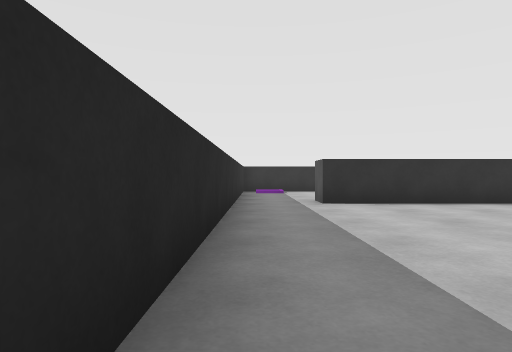
[1] (above)

22 first-person views from a walk through a Unity game level. The camera is 0.62 m above the floor, looks level and sees 75° across. The floor is counted in squares, 1 m on a side. Each view is taken from the middle of a square. On the plan, view 1 faces up. The plan holds only what a view shows up to about 10 squares ahead; the rest is blank. The place goes on beyond the plan. The player character is not drawn. Some surface patterns are stand-ins.

[2]
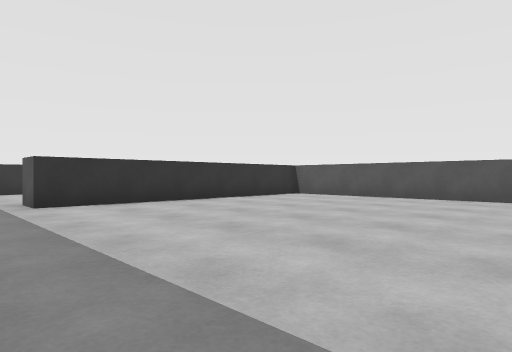

[3]
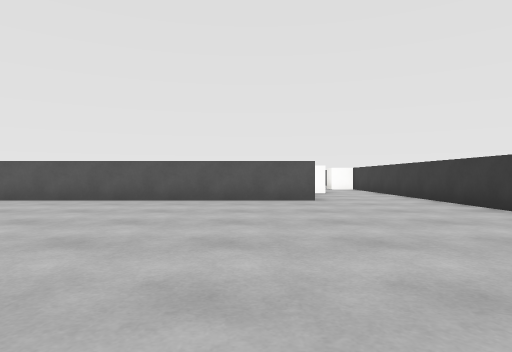

[4]
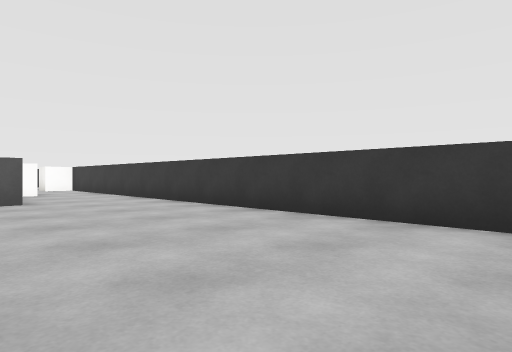

[5]
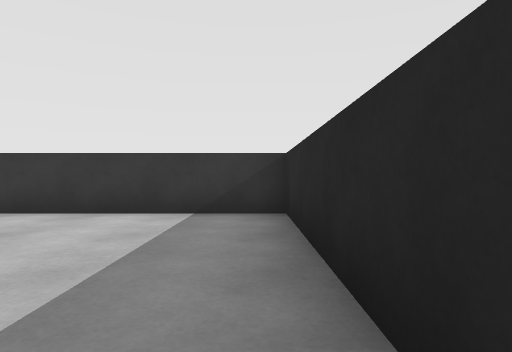

[6]
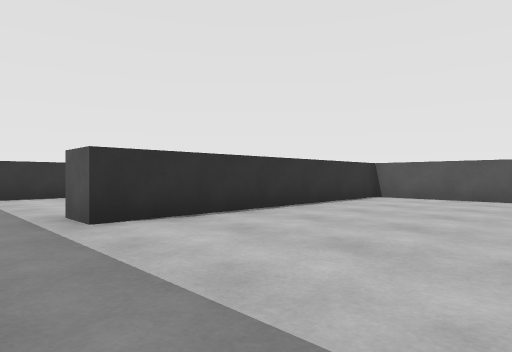

[7]
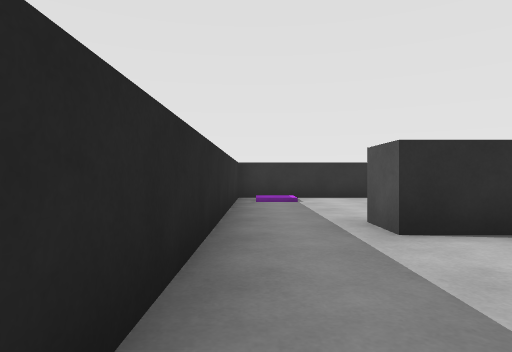

[8]
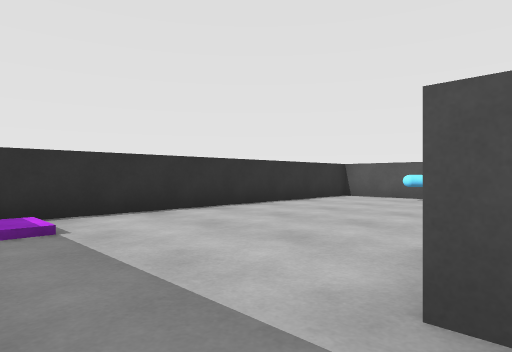

[9]
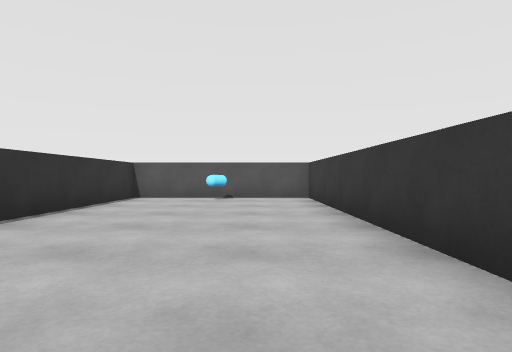

[10]
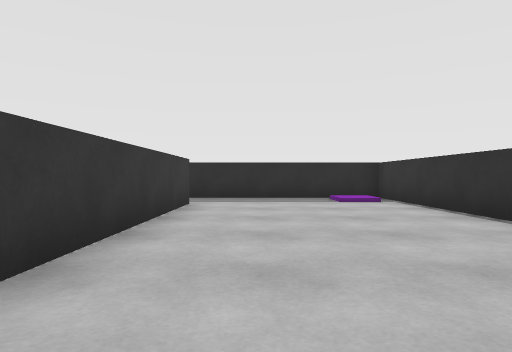

[11]
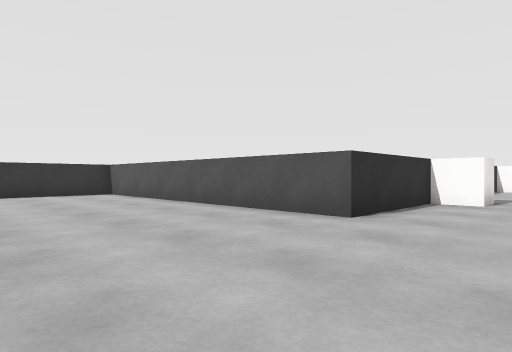

[12]
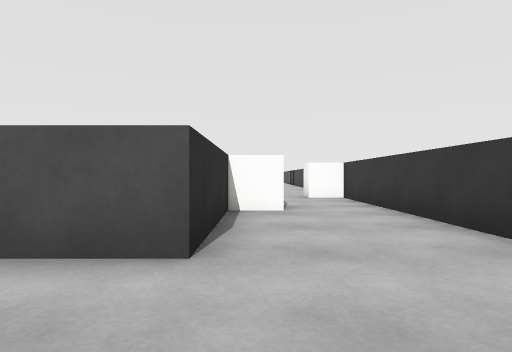

[13]
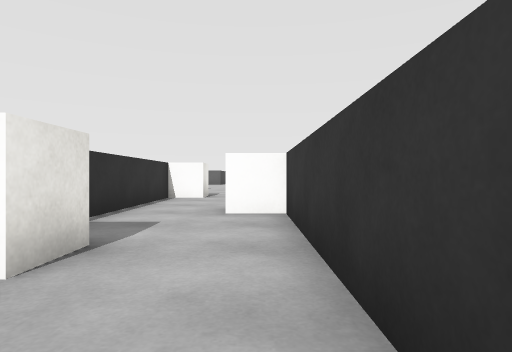

[14]
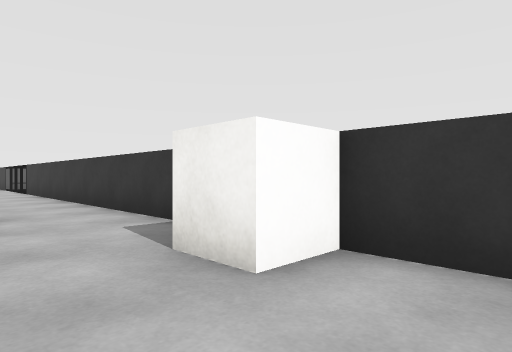

[15]
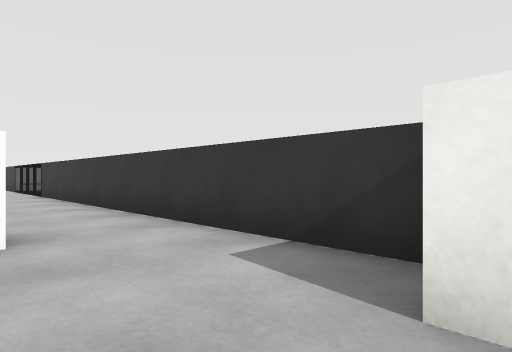

[16]
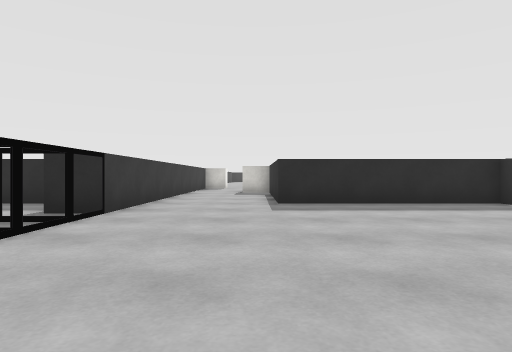

[17]
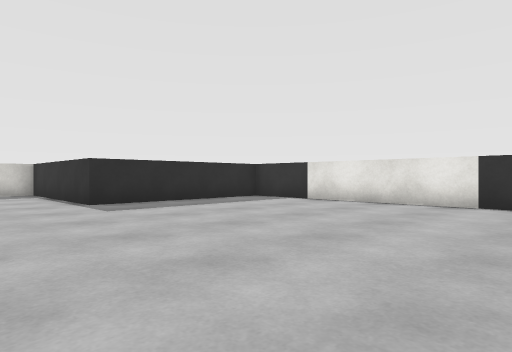

[18]
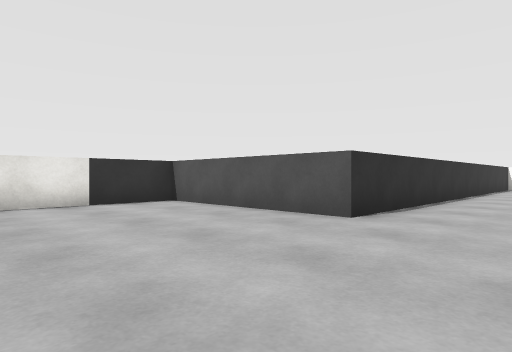

[19]
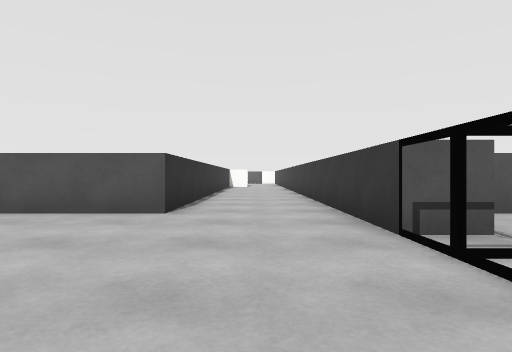

[20]
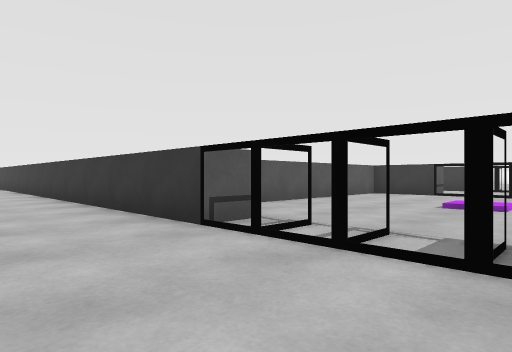

[21]
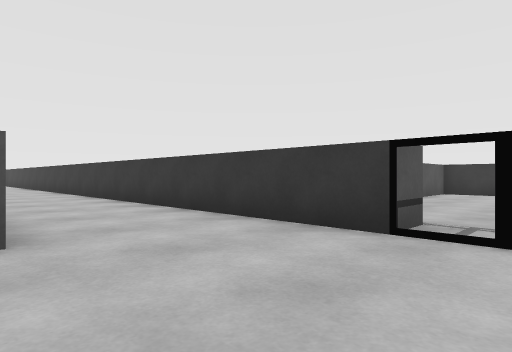

[22]
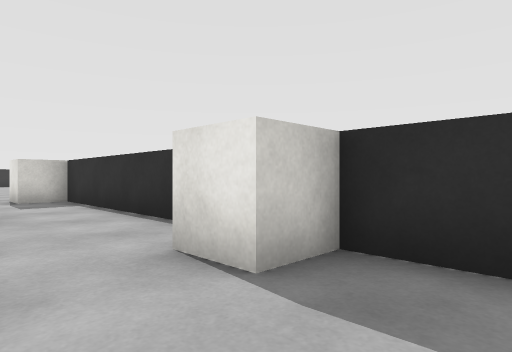

### Floor plan
Ten units are one square. View 1 is at (0, 0); x grows to the right and y downward. Boxes are objects, and circles mark ways between rooms. Rooms are numbered by the first view taken in them; rooms with no view inside come last. Other rooms are left out.
<svg viewBox="-10 -140 430 201">
<path fill="none" stroke="#000" d="M95 15 95 -75 15 -75 15 -85M-5 -85 -5 45 85 45M15 -85 95 -85 95 -135 -5 -135 -5 -85M286 -35 265 -35 265 15 95 15M325 56 325 45 415 45M415 15 345 15 345 -35 325 -35M85 45 285 45 285 55"/>
<rect x="85" y="-115" width="10" height="10" fill="#bbb"><title>capsule</title></rect>
<rect x="125" y="15" width="20" height="10" fill="#bbb"><title>block</title></rect>
<rect x="165" y="35" width="10" height="10" fill="#bbb"><title>block</title></rect>
<rect x="205" y="15" width="10" height="10" fill="#bbb"><title>block</title></rect>
<rect x="285" y="45" width="10" height="10" fill="#bbb"><title>other object</title></rect>
<rect x="285" y="-55" width="10" height="20" fill="#bbb"><title>block</title></rect>
<rect x="295" y="45" width="10" height="10" fill="#bbb"><title>other object</title></rect>
<rect x="295" y="-55" width="10" height="20" fill="#bbb"><title>block</title></rect>
<rect x="305" y="45" width="10" height="10" fill="#bbb"><title>other object</title></rect>
<rect x="305" y="-55" width="10" height="20" fill="#bbb"><title>block</title></rect>
<rect x="315" y="45" width="10" height="10" fill="#bbb"><title>other object</title></rect>
<rect x="315" y="-55" width="10" height="20" fill="#bbb"><title>block</title></rect>
<circle cx="5" cy="-80" r="3" fill="#2a7"/>
<circle cx="93" cy="30" r="3" fill="#2a7"/>
<text x="40" y="-20">1</text>
<text x="40" y="-110">2</text>
<text x="280" y="-20">3</text>
</svg>
Room 1 opens to room 2. Room 1 opens to room 3.

Where each view was taken, in squares from view 1:
view 1: 0 up, 0 right, facing up
view 2: 0 up, 0 right, facing up-right
view 3: 0 up, 1 right, facing right
view 4: 0 up, 1 right, facing down-right
view 5: 1 up, 0 right, facing down
view 6: 3 up, 0 right, facing up-right
view 7: 4 up, 0 right, facing up
view 8: 8 up, 0 right, facing up-right
view 9: 10 up, 0 right, facing right
view 10: 10 up, 9 right, facing left
view 11: 4 down, 5 right, facing up-right
view 12: 2 down, 7 right, facing right
view 13: 4 down, 11 right, facing right
view 14: 2 down, 15 right, facing down-right
view 15: 2 down, 17 right, facing down-right
view 16: 2 down, 34 right, facing left
view 17: 4 down, 34 right, facing up-left
view 18: 4 down, 30 right, facing up-right
view 19: 3 down, 29 right, facing right
view 20: 2 down, 29 right, facing down-right
view 21: 1 down, 31 right, facing down-right
view 22: 4 down, 23 right, facing up-left
